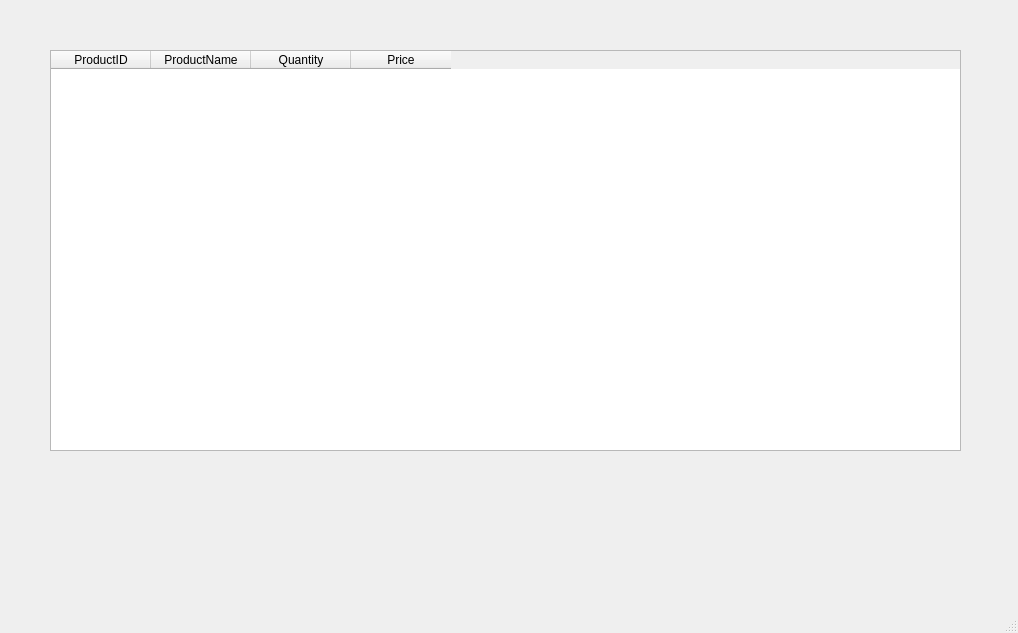
<?xml version="1.0" encoding="UTF-8"?>
<ui version="4.0">
 <class>MainWindow</class>
 <widget class="QMainWindow" name="MainWindow">
  <property name="geometry">
   <rect>
    <x>0</x>
    <y>0</y>
    <width>1018</width>
    <height>633</height>
   </rect>
  </property>
  <property name="windowTitle">
   <string>MainWindow</string>
  </property>
  <widget class="QWidget" name="centralwidget">
   <widget class="QTableWidget" name="tableWidgetProduct">
    <property name="geometry">
     <rect>
      <x>50</x>
      <y>50</y>
      <width>911</width>
      <height>401</height>
     </rect>
    </property>
    <column>
     <property name="text">
      <string>ProductID</string>
     </property>
    </column>
    <column>
     <property name="text">
      <string>ProductName</string>
     </property>
    </column>
    <column>
     <property name="text">
      <string>Quantity</string>
     </property>
    </column>
    <column>
     <property name="text">
      <string>Price</string>
     </property>
    </column>
   </widget>
  </widget>
  <widget class="QMenuBar" name="menubar">
   <property name="geometry">
    <rect>
     <x>0</x>
     <y>0</y>
     <width>1018</width>
     <height>26</height>
    </rect>
   </property>
  </widget>
  <widget class="QStatusBar" name="statusbar"/>
 </widget>
 <resources/>
 <connections/>
</ui>
